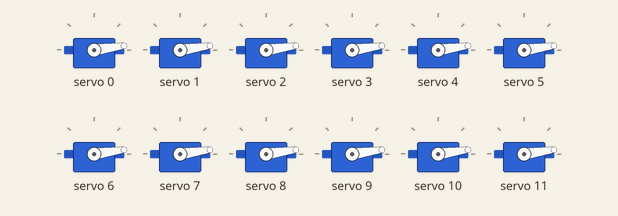
This sketch was run on a simulated Arduino Uno, built with avr-gcc and run on an emulated ATmega328P. Parts: 12 × servo.

Above: at 0.1 s.
Timing chart, 0 to 38.7 s (numbered marks = the images above):
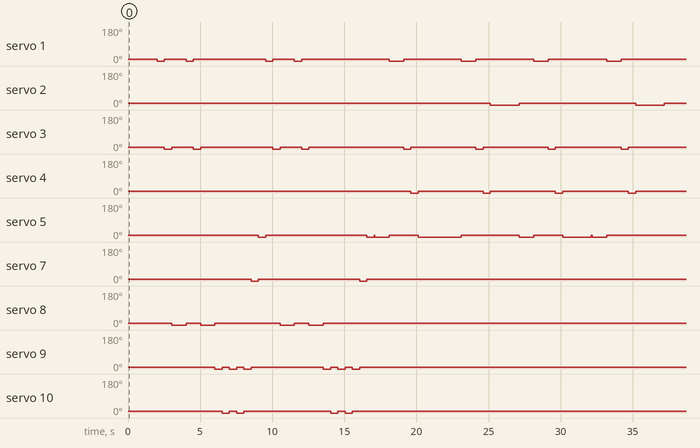

The sketch:

ejemploDeCodigoObjeto.ino
```cpp
#include <Wire.h>
#include <Adafruit_PWMServoDriver.h>

Adafruit_PWMServoDriver pca1 = Adafruit_PWMServoDriver(0x40);
Adafruit_PWMServoDriver pca2 = Adafruit_PWMServoDriver(0x41);

//Definir el puerto en el que están conectados los servos correspondientes a las notas
#define C3 0
#define D3 1
#define E3 2
#define F3 3
#define G3 4
#define A3 5
#define B3 6
#define C4 7
#define D4 8
#define E4 9
#define F4 10
#define G4 11
#define A4 12
#define B4 13
#define C5 14
#define D5 15

#define E5 0
#define F5 1
#define G5 2
#define A5 3
#define B5 4
#define C5 5

void setup() {
  Serial.begin(9600);
	pca1.begin();
  pca2.begin();
  pca1.setPWMFreq(60);
  pca2.setPWMFreq(60);
}

void loop() {
  inicializar (); //inicializar todos los servos a 20, dar un delay de 2 segundos antes de empezar a tocar
  //Canción de la tormenta
  //Primer compás
  tocarNota(pca1,D3,500);
  tocarNota(pca1,F3,500);
  tocarNota(pca1,D4,1000);
  //Segundo compás
  tocarNota(pca1,D3,500);
  tocarNota(pca1,F3,500);
  tocarNota(pca1,D4,1000);
  //Tercer compás
  tocarNota(pca1,E4,500);
  tocarNota(pca1,F4,500);
  tocarNota(pca1,E4,500);
  tocarNota(pca1,F4,500);
  //Cuarto compás
  tocarNota(pca1,E4,500);
  tocarNota(pca1,C4,500);
  tocarNota(pca1,A3,500);
    //Primer compás
  tocarNota(pca1,D3,500);
  tocarNota(pca1,F3,500);
  tocarNota(pca1,D4,1000);
  //Segundo compás
  tocarNota(pca1,D3,500);
  tocarNota(pca1,F3,500);
  tocarNota(pca1,D4,1000);
  //Tercer compás
  tocarNota(pca1,E4,500);
  tocarNota(pca1,F4,500);
  tocarNota(pca1,E4,500);
  tocarNota(pca1,F4,500);
  //Cuarto compás
  tocarNota(pca1,E4,500);
  tocarNota(pca1,C4,500);
  tocarNota(pca1,A3,500);
  delay(50); //Este delay lo puse aquí porque se vuelven locos los servos y no regresa a la posición inicial si la siguiente nota a tocar es la misma
  //Quinto compás
  tocarNota(pca1,A3,1000);
  tocarNota(pca1,D3,1000);
  tocarNota(pca1,F3,500);
  tocarNota(pca1,G3,500);
  //Sexto compás
  tocarNota(pca1,A3,2000);
  //Séptimo compás
  tocarNota(pca1,A3,1000);
  tocarNota(pca1,D3,1000);
  tocarNota(pca1,F3,500);
  tocarNota(pca1,G3,500);
  //Octavo compás
  tocarNota(pca1,E3,2000);
  //Quinto compás
  tocarNota(pca1,A3,1000);
  tocarNota(pca1,D3,1000);
  tocarNota(pca1,F3,500);
  tocarNota(pca1,G3,500);
  //Sexto compás
  tocarNota(pca1,A3,2000);
  delay(50); //Este delay lo puse aquí porque se vuelven locos los servos y no regresa a la posición inicial si la siguiente nota a tocar es la misma
  //Séptimo compás
  tocarNota(pca1,A3,1000);
  tocarNota(pca1,D3,1000);
  tocarNota(pca1,F3,500);
  tocarNota(pca1,G3,500);
  //Octavo compás
  tocarNota(pca1,E3,2000);

  delay(10000); //Delay de 10 segundos antes de repetir la pieza
}

void inicializar (){
  pca1.setPWM(0,0,anguloaPulso(20));
  pca1.setPWM(1,0,anguloaPulso(20));
  pca1.setPWM(2,0,anguloaPulso(20));
  pca1.setPWM(3,0,anguloaPulso(20));
  pca1.setPWM(4,0,anguloaPulso(20));
  pca1.setPWM(5,0,anguloaPulso(20));
  pca1.setPWM(6,0,anguloaPulso(20));
  pca1.setPWM(7,0,anguloaPulso(20));
  pca1.setPWM(8,0,anguloaPulso(20));
  pca1.setPWM(9,0,anguloaPulso(20));
  pca1.setPWM(10,0,anguloaPulso(20));
  pca1.setPWM(11,0,anguloaPulso(20));
  pca1.setPWM(12,0,anguloaPulso(20));
  pca1.setPWM(13,0,anguloaPulso(20));
  pca1.setPWM(14,0,anguloaPulso(20));
  pca1.setPWM(15,0,anguloaPulso(20));

  pca2.setPWM(0,0,anguloaPulso(20));
  pca2.setPWM(1,0,anguloaPulso(20));
  pca2.setPWM(2,0,anguloaPulso(20));
  pca2.setPWM(3,0,anguloaPulso(20));
  pca2.setPWM(4,0,anguloaPulso(20));
  pca2.setPWM(5,0,anguloaPulso(20));

  delay(2000);
}

//Método que nos permite utilizar "ángulos" en lugar de pulsos
int anguloaPulso(int angulo){
  int pulso = map(angulo,0,180,100,580);
  return pulso;
}

//Método para tocar una nota, se le indica qué placa es, el puerto del servomotor y el delay
void tocarNota(Adafruit_PWMServoDriver placa,int nota, int duracion){
	placa.setPWM(nota,0,anguloaPulso(0));
	delay(duracion);
	placa.setPWM(nota,0,anguloaPulso(20));
}
```

Measured:
- by itself, servo 1: 8° → 0° at 2.0 s, → 8° 0.50 s later, → 0° 1.5 s later, → 8° 0.50 s later, … (16 changes in this stretch)
- by itself, servo 2: 8° → 0° at 25.1 s, → 8° 2.0 s later, → 0° 8.1 s later, → 8° 2.0 s later, … (4 changes in this stretch)
- by itself, servo 3: 8° → 0° at 2.5 s, → 8° 0.50 s later, → 0° 1.5 s later, → 8° 0.50 s later, … (16 changes in this stretch)
- by itself, servo 4: 8° → 0° at 19.6 s, → 8° 0.50 s later, → 0° 4.5 s later, → 8° 0.50 s later, … (8 changes in this stretch)
- by itself, servo 7: alternates 8° for 7.0 s and 0° for 0.50 s, 4 changes in all, then stays 8°
- by itself, servo 8: 8° → 0° at 3.0 s, → 8° 1.0 s later, → 0° 1.0 s later, → 8° 1.0 s later, … (8 changes in this stretch)
- by itself, servo 9: 8° → 0° at 6.0 s, → 8° 0.50 s later, → 0° 0.50 s later, → 8° 0.50 s later, … (12 changes in this stretch)
- by itself, servo 10: 8° → 0° at 6.5 s, → 8° 0.50 s later, → 0° 0.50 s later, → 8° 0.50 s later, … (8 changes in this stretch)
